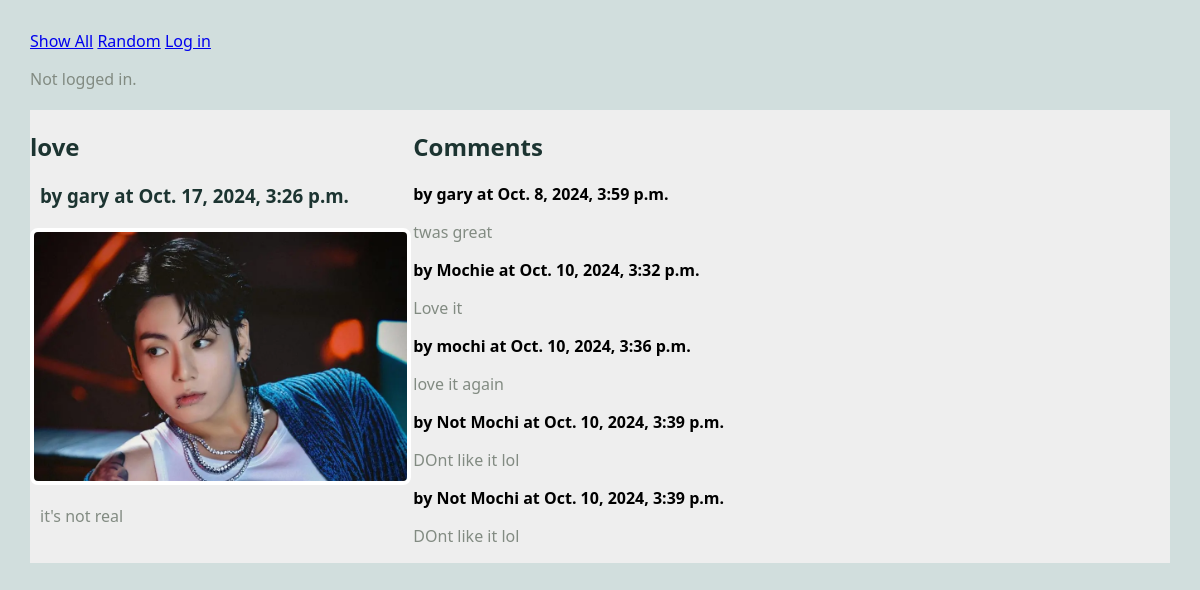
Screenshot of /blog/ with the database file from the repository.
### blog/models.py (models this page shows, shortened)
class Article(models.Model):
  user = models.ForeignKey(User, on_delete=models.CASCADE) ## NEW
  title = models.TextField(blank=False)
  author = models.TextField(blank=False)
  text = models.TextField(blank=False)
  published = models.DateTimeField(auto_now=True)
  image_file = models.ImageField(blank=True) #NEW
  def get_comments(self):
    comments = Comment.objects.filter(article=self)
    return comments

class Comment(models.Model):
  article = models.ForeignKey("Article", on_delete=models.CASCADE)
  author = models.TextField(blank=False)
  text = models.TextField(blank=False)
  published = models.DateTimeField(auto_now=True)
  def __str__(self):
    return f'{self.text}'

### blog/views.py (the view)
# urls.py: path(r'', views.RandomArticleView.as_view(), name="random" ),
class RandomArticleView(DetailView):
  model = Article
  template_name = 'blog/article.html'
  context_object_name = 'article'
  def get_object(self):
    all_articles = Article.objects.all()
    article = random.choice(all_articles)
    return article

### blog/templates/blog/article.html (shortened to what this page needs)
{% extends 'blog/base.html' %}
{% block content%}
<main class="grid-container">
  <article>
    <h2>{{article.title}}</h2>
    <h3>by {{article.author}} at {{article.published}}</h3>
    <img src="{{article.image_file.url}}" alt="{{article.image_file.url}}">
    <p>
      {{article.text}}
    </p>
  </article>
  <div>
    {% if article.get_comments %}
    <h2>Comments</h2>
    {% for c in article.get_comments %}
    <div>
      <strong> by {{c.author}} at {{c.published}}</strong>
      <p>
        {{c.text}}
      </p>
    </div>
    {% endfor %}
    {% else %}
    <h2> No Commentss</h2>
    {% endif %}
  </div>
</main>
{% endblock%}

### static/styles-blog.css (style rules this page uses)
body { margin: 30px; background: #d1dedd; font-family: 'Segoe UI', Tahoma, Geneva, Verdana, sans-serif; }
h1, h2, h3 { color: #1c3431; }
p { color: #828b82; }
.grid-container { background: #eee; max-width: 900px; display: grid; grid-template-columns: repeat(3, 1fr); grid-gap: 10px; max-width: 1200px; margin: 20px auto; }
article img, article.featured img { width: 100%; border: 4px solid #fff; border-radius: 8px; }
article p, article h3 { margin: 20px 10px; }

### rows the page displays
Article: title "love", author "gary", published "Oct. 17, 2024, 3:26 p.m.", image_file (picture), text "it's not real"
Comment: author "gary", published "Oct. 8, 2024, 3:59 p.m.", text "twas great"
Comment: author "Mochie", published "Oct. 10, 2024, 3:32 p.m.", text "Love it"
Comment: author "mochi", published "Oct. 10, 2024, 3:36 p.m.", text "love it again"
Comment: author "Not Mochi", published "Oct. 10, 2024, 3:39 p.m.", text "DOnt like it lol"
Comment: author "Not Mochi", published "Oct. 10, 2024, 3:39 p.m.", text "DOnt like it lol"
